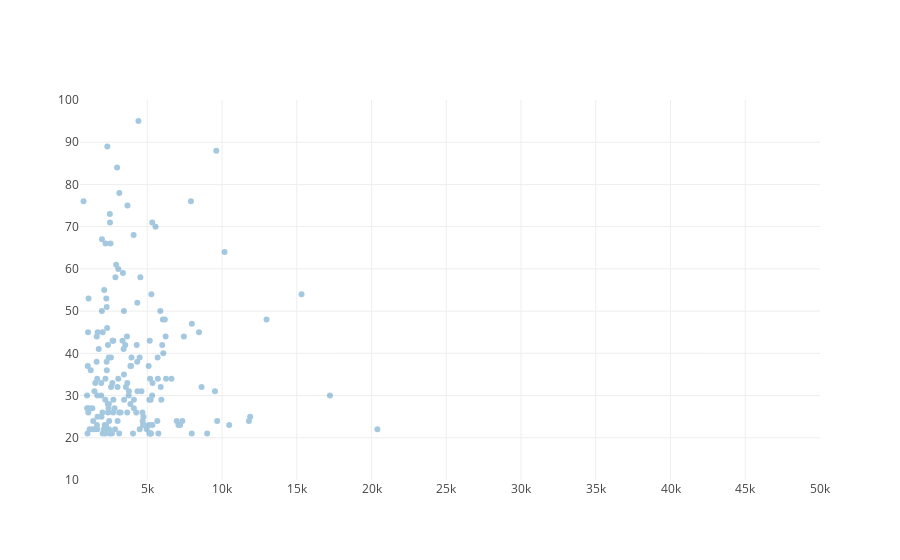

Here is the notebook cell this chart was saved with:
### Markdown cell above
Can we consider each name a seperate datapoint (groupby "NAME"), and then cluster them based on each's collection of timestamps?

### Code cell
## df_by_name = contributions.groupby("CONTRIBUTOR_NAME")
size = df_by_name.size()
avg = df_by_name.mean()
# print(avg)
size_avg = pd.DataFrame(size, columns=['size']).join(avg)
# print(size_avg)
# more than 5 donations
size = size[(size > 5) & (size < 80)]
# n, bins, patches = plt.hist(size, 20, facecolor='green', alpha=0.75)
# ax = plt.gca()                     
# ax.set_yscale('log')
# ax.set_yticks([1,2,3,4,5,10,20,30,40,50,100,500])
# ax.get_yaxis().set_major_formatter(plt.ScalarFormatter())

# plt.grid()
# plt.ylabel('# Entities')
# plt.xlabel('Total # donations made over period')
# plt.show()

from pandas.tools.plotting import scatter_matrix
# size_avg = size_avg[['AMOUNT', 'size']]
# # print(size_avg)
# # scatters = scatter_matrix(size_avg, alpha=0.2, figsize=(6, 6))
# size_avg.plot(kind='scatter', x='size', y='AMOUNT', alpha=0.1);
# axes = plt.gca()
# axes.set_xlim([0,80])
# axes.set_ylim([500,40000])
# plt.ylabel('average donation')
# plt.xlabel('number of donations')
# plt.show

print(size_avg.index)

size_avg_no = size_avg[size_avg['size'] > 20]
print(len(size_avg_no))
import plotly.graph_objs as go
# Create a trace
trace = go.Scatter(
    x = size_avg_no['AMOUNT'],
    y = size_avg_no['size'],
    mode = 'markers',
    text = size_avg_no.index,
    opacity = 0.4
)

data = [trace]

layout = go.Layout(
    xaxis=dict(
        range=[500, 50000]
    ),
    yaxis=dict(
        range=[10, 100]
    )
)
fig = go.Figure(data=data, layout=layout)
iplot(fig, filename='axes-range-manual')

# Plot and embed in ipython notebook!
# iplot(data, filename='basic-scatter')

### Figure 1 — Plotly figure (JSON) as saved in the notebook; plotly's stock layout.template omitted (floating-point values rounded to 4 significant figures; data arrays with more than 128 entries replaced by an {"elided": "..."} marker saying what was removed)
{"data": [{"mode": "markers", "opacity": 0.4, "text": {"elided": "184 str values"}, "type": "scatter", "x": {"elided": "184 float values"}, "y": {"elided": "184 int values"}}], "layout": {"xaxis": {"range": [500, 50000]}, "yaxis": {"range": [10, 100]}}}
